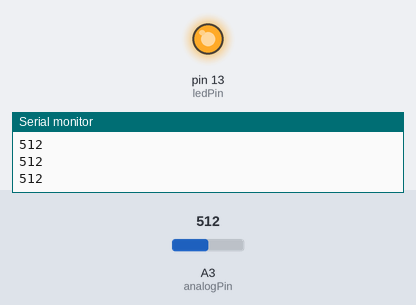
Bench run of a sketch on a simulated Arduino Uno, built with avr-gcc and run on an emulated ATmega328P. On the bench: output pins drawn as LEDs (lit = HIGH), the last lines printed to the serial monitor. Inputs (shaded band) come from the test bench; at power-on: A3 (analogPin) = 512.

Above: at 1.2 s.
1.3 s: A3 (analogPin) set to 419
2.8 s: A3 (analogPin) set to 382
At 3.6 s:
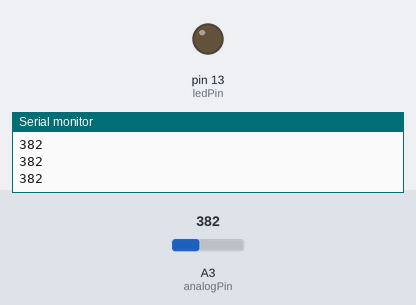
4.3 s: A3 (analogPin) set to 410
At 4.7 s:
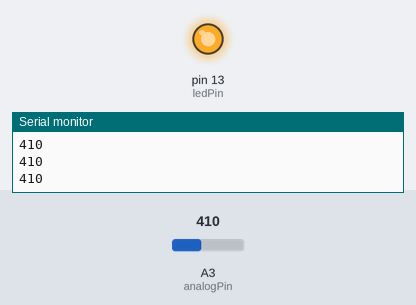
5.8 s: A3 (analogPin) set to 390
At 7.1 s:
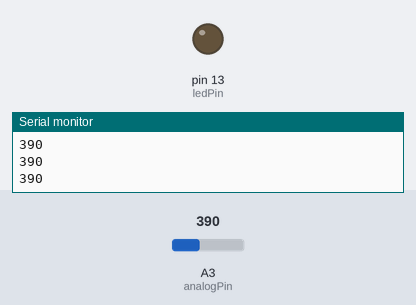
Timing chart, 0 to 8.3 s (numbered marks = the images above; inputs shaded):
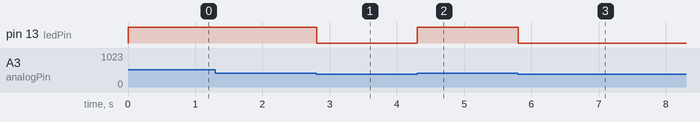

The sketch:

Potentiometer_Relay.ino
```cpp
/*
 It reads the state of a potentiometer (an analog input) and
 turns on an LED only if the potentiometer goes above a
 certain threshold level. It prints the analog value
 regardless of the level.

 Regarding the circuit:
 (i) Potentiometer connected to analog pin 3. [Center Pin]
 (ii) Side pins of the potentiometer go to +5V and ground.
 (iii) LED connected from digital pin 13 to ground.

 Note: On most Arduino boards, there is already an LED on
 the board connected to pin 13, so you don't need any extra
 components for this example.
*/

// These constants won't change:
const int analogPin = A3; // Pin that the sensor is attached to
const int ledPin = 13; // Pin that the LED is attached to
const int threshold = 400; // An arbitrary threshold level that is in the range of the analog input

// The setup function runs once when you press reset or power the board:
void setup()
{
  pinMode(ledPin, OUTPUT); // Initialize the LED pin as an output
  Serial.begin(9600); // Initialize serial communications
}

// The loop function runs over and over again forever:
void loop()
{
  int analogValue = analogRead(analogPin); // Read the value of the potentiometer

  // If the analog value is high enough, turn on the LED:
  if (analogValue > threshold)
  {
    digitalWrite(ledPin, HIGH);
  }
  else
  {
    digitalWrite(ledPin, LOW);
  }

  Serial.println(analogValue); // Print the analog value
  delay(1); // Delay in between reads for stability
}
```

Measured:
- the behaviour switches between 401 and 400 on A3 (analogPin) (found by bisection; images 0 and 1)
- after the input at 2.8 s, pin 13 (ledPin): HIGH → LOW at once
- after the input at 4.3 s, pin 13 (ledPin): LOW → HIGH at once
- after the input at 5.8 s, pin 13 (ledPin): HIGH → LOW at once
